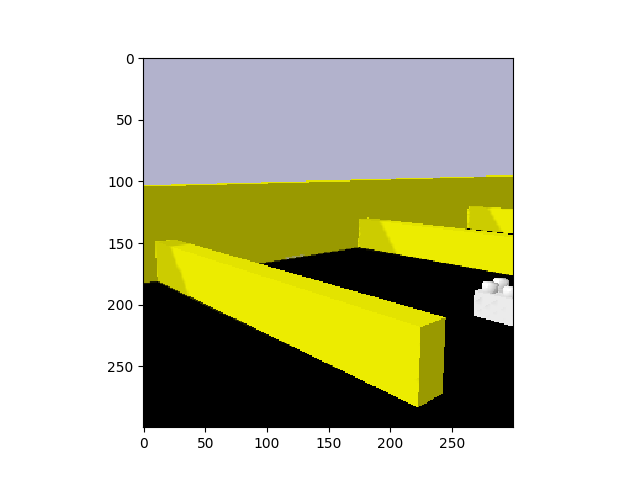
#> input picture ORB/simulated_images_input/s_1.png, 640 x 480 px; its folder holds 4 pictures in this run
$ python ORB.py
#> lines starting #> are read from the running program, lines starting #| are printed output that depends on the picture
import numpy as np
import cv2
from matplotlib import pyplot as plt

# Create ORB object with default values
orb = cv2.ORB_create()

# Plot features on images from the simulator
for i in range(10):
    num = str(i + 1)
    filename_i = 's_' + num + '.png'
    img = cv2.imread('./simulated_images_input/' + filename_i,1)
#> img is the input picture: shape (480, 640, 3); mean B, G, R 171.1, 198.6, 198.6
    # find and draw the keypoints
    kp = orb.detect(img, None)
#> kp = 500 keypoints; strongest (x, y, size): (330, 443, 31), (122, 244, 31), (121, 119, 31), (202, 442, 31)
    img2 = cv2.drawKeypoints(img, kp, None, color=(0,0,255))
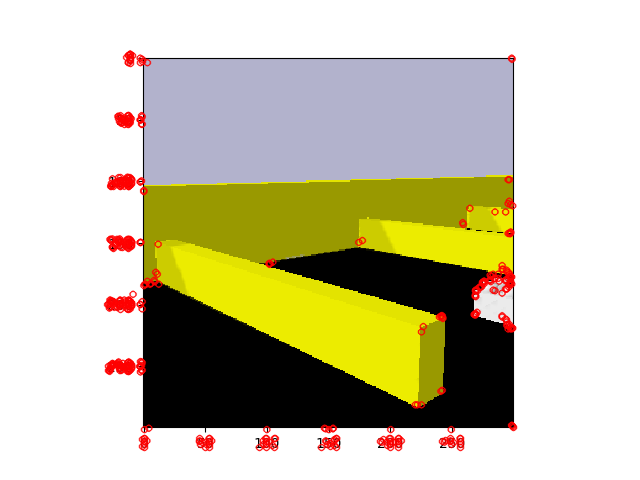
#> img2: shape (480, 640, 3); mean B, G, R 168.3, 195.4, 200
    filename_o = 'ORB_s_' + num + '.png'
    cv2.imwrite('./ORB_output/ORB_simulated_output/' + filename_o,img2)
#> pass 2 of the loop `for i in range(10):`:
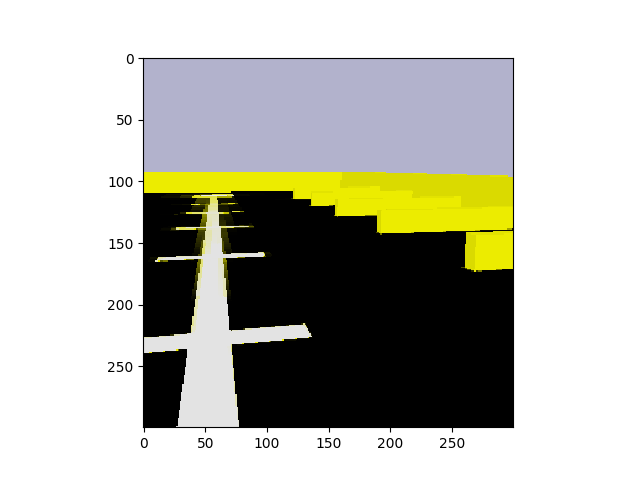
#> input picture ORB/simulated_images_input/s_2.png, 640 x 480 px
#> img is the input picture: shape (480, 640, 3); mean B, G, R 175.5, 184.4, 184.4
#> kp = 500 keypoints; strongest (x, y, size): (330, 443, 31), (122, 244, 31), (202, 442, 31), (121, 119, 31)
#> `img2 = cv2.drawKeypoints(img, kp, None, color=(0,0,255))`:
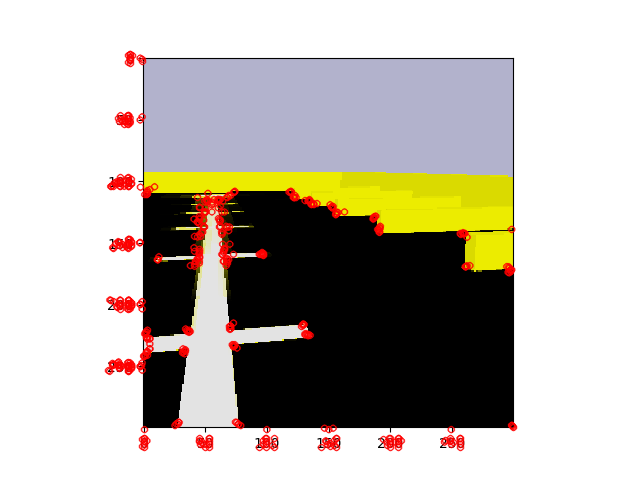
#> img2: shape (480, 640, 3); mean B, G, R 173, 181.3, 186.6
#> pass 3 of the loop `for i in range(10):`:
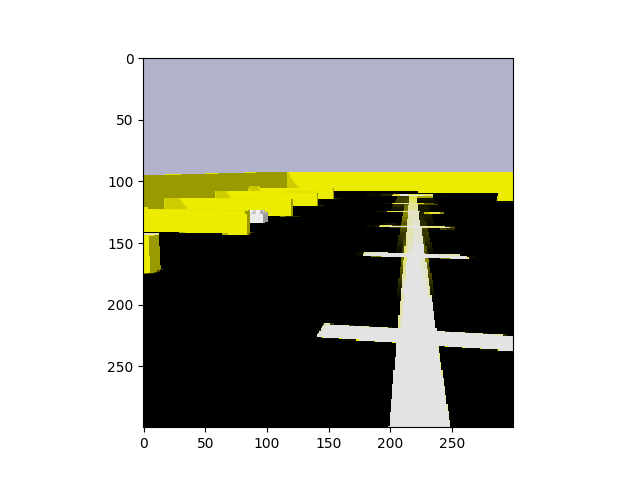
#> input picture ORB/simulated_images_input/s_3.png, 640 x 480 px
#> img is the input picture: shape (480, 640, 3); mean B, G, R 175.8, 182.4, 182.4
#> kp = 501 keypoints; strongest (x, y, size): (330, 443, 31), (122, 244, 31), (202, 442, 31), (121, 119, 31)
#> `img2 = cv2.drawKeypoints(img, kp, None, color=(0,0,255))`:
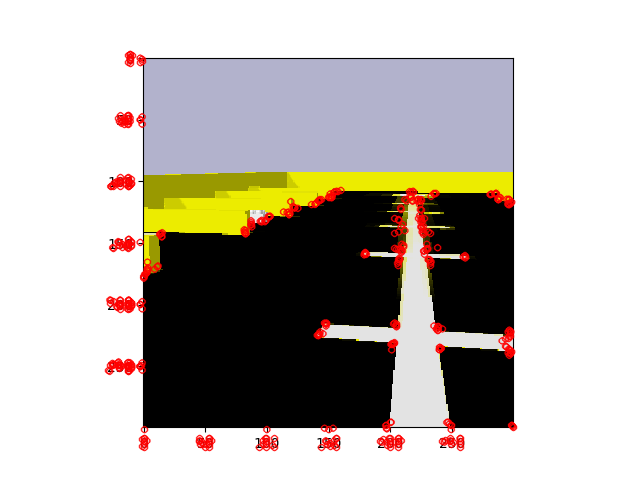
#> img2: shape (480, 640, 3); mean B, G, R 173.3, 179.2, 184.6
#> (the run stopped early here; a loop or call above may not have finished)
